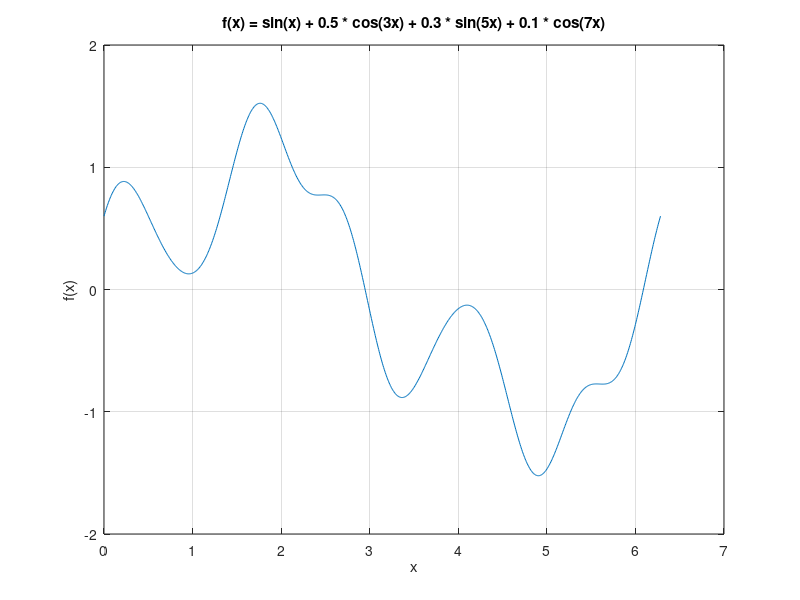

Write the MATLAB code that produced this figure. (Note: this script raises an error after producing the figure.)
clc,clear,close all

a = 0 ;
b = 0.5*pi ;
h = b-a;

tol = 1e-12;
%precise = 2.5462547334994;
% f = @(x) 2^0.5 / ((1+sin(x)^2)*(2-sin(x)^2)^0.5);
f = @(x) sin(x) + 0.5 * cos(3 * x) + 0.3 * sin(5 * x) + 0.1 * cos(7 * x);
% f = @(x) cos(x);
% 设定 x 的范围并绘制图像
x = linspace(0, 2 * pi, 1000); % 从 0 到 2π 的区间
y = f(x);

plot(x, y);
xlabel('x');
ylabel('f(x)');
title('f(x) = sin(x) + 0.5 * cos(3x) + 0.3 * sin(5x) + 0.1 * cos(7x)');
grid on;
f(pi)
f(0)
I1 = var_trapezoid(f, h, a, b, tol);
t = romberg(f, a, b, tol);
disp("romberg matrix");
disp(t);
for i = 1:1:size(t,2)
    fprintf("steps: %d, romberg: %.13f\n", i-1, t(i,i));
end

% syms m;
% k(m) = 2^0.5 / ((1+sin(m)^2)*(2-sin(m)^2)^0.5);
% Romberg_Iteration(k,a,b,tol);
% 
% I3 = vstrapezoid(f,a,b,tol);
% fprintf("var_trapezoid: %.13f, error: %.13f\n", I3, I3 - precise);
function I = var_trapezoid(f, h, a, b, tol)
    I = h * ( f(a) + f(b) ) / 2;
    count = 0;
    while 1
        I_last = I;
        sum = 0;
        for j = a+h/2:h:b-h/2
          sum = sum + f(j);
        end
        I = 0.5 * (I_last + h * sum);
        h = h/2;
        if abs(I_last - I) < tol
            fprintf("steps:%d, reached tol, var_trapezoid: %.13f\n\n", count + 1, I);
            break;
        end
        count = count + 1;
        fprintf("steps:%d, var_trapezoid: %.13f\n", count, I);
    end
end

function t = romberg(f,a,b,tol)
    h = b - a;
    t(1,1) = h * (f(a) + f(b)) / 2;
    m = 1;
    l = 0;
    err = 1;
    
    while err >= tol
        l = l + 1; h = h / 2;
        for n = 1:m
            g(n) = f(a+h*(2*n-1));
        end
        
        s = sum(g);
        t(l+1,1) = t(l,1)/2+s*h;
        m = 2*m;
        
        for k = 1:l
            t(l+1,k+1) = (4^k * t(l+1,k) - t(l,k)) / (4^k-1);
        end
        
        err = abs(t(l+1,l+1)-t(l,l));
    end
end

function [] = Romberg_Iteration(f,a,b,e)
k=0; % 迭代次数
n=1; % 区间划分个数
h=b-a;
T=double(h/2*(f(a)+f(b)));%梯形公式求出T(1,1)
err=b-a;
while err>=e
    k=k+1;
    h=h/2;
    tmp=0;
    for i=1:n
        tmp=tmp+f(a+(2*i-1)*h);
    end
    T(k+1,1)=double(T(k)/2+h*tmp);%求出行首元
    for j=1:k
        T(k+1,j+1)=double(T(k+1,j))+double((T(k+1,j)-T(k,j))/(4^j-1));%迭代算法
    end
    n=n*2;
    err=abs(T(k+1,k+1)-T(k,k));%误差为该次迭代的首元和上一次迭代首元的差
end
disp(T);
end

function z=vstrapezoid(f,a,b,tol)
    t0=(b-a)*(f(a)+f(b))/2;
    t1=t0/2+(b-a)*f(a+(b-a)/2)/2; k=1;
    while abs(t1-t0)>=tol & k<=1000
        k=k+1;
        for n=1:2^(k-1)
            g(n)=f(a+(b-a)*(2*n-1)/2^k);
        end
        s=sum(g); t0=t1; t1=t0/2+s*(b-a)/2^k;
    end
    z = t1;
    k
end
